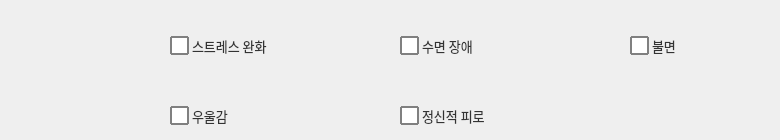
     <widget class="QWidget" name="tab_7">
      <attribute name="title">
       <string>수면/스트레스/정신</string>
      </attribute>
      <widget class="QCheckBox" name="checkBox_86">
       <property name="geometry">
        <rect>
         <x>400</x>
         <y>100</y>
         <width>141</width>
         <height>31</height>
        </rect>
       </property>
       <property name="font">
        <font>
         <family>Leelawadee UI</family>
         <pointsize>-1</pointsize>
        </font>
       </property>
       <property name="styleSheet">
        <string notr="true">QCheckBox 
{
    spacing: 3px; /* 체크박스와 텍스트 사이 간격 */
    font-size: 13px;
    color: #333;
}

QCheckBox::indicator {
    width: 15px;
    height: 15px;
    border: 1.5px solid gray;        /* 기본 테두리 색상 */
    background-color: white;       /* 기본 배경색 */
    border-radius: 1px; 		/*모서리 둥글게*/
}

QCheckBox::indicator:checked {
    background-color: white;       /* 체크된 후 바탕색 */
    border: 1.5px solid red;         /* 체크된 후 테두리 */
    image: url(C:/intel_training/Ai_supplement/pill.png); /* 체크 표시 이미지 (선택 사항) */
}


QCheckBox::indicator:hover
{
background-color : #E0F2F1;

}
</string>
       </property>
       <property name="text">
        <string>정신적 피로</string>
       </property>
       <property name="checkable">
        <bool>true</bool>
       </property>
       <property name="checked">
        <bool>false</bool>
       </property>
       <property name="autoRepeat">
        <bool>false</bool>
       </property>
      </widget>
      <widget class="QCheckBox" name="checkBox_87">
       <property name="geometry">
        <rect>
         <x>170</x>
         <y>30</y>
         <width>131</width>
         <height>31</height>
        </rect>
       </property>
       <property name="font">
        <font>
         <family>Leelawadee UI</family>
         <pointsize>-1</pointsize>
        </font>
       </property>
       <property name="styleSheet">
        <string notr="true">QCheckBox 
{
    spacing: 3px; /* 체크박스와 텍스트 사이 간격 */
    font-size: 13px;
    color: #333;
}

QCheckBox::indicator {
    width: 15px;
    height: 15px;
    border: 1.5px solid gray;        /* 기본 테두리 색상 */
    background-color: white;       /* 기본 배경색 */
    border-radius: 1px; 		/*모서리 둥글게*/
}

QCheckBox::indicator:checked {
    background-color: white;       /* 체크된 후 바탕색 */
    border: 1.5px solid red;         /* 체크된 후 테두리 */
    image: url(C:/intel_training/Ai_supplement/pill.png); /* 체크 표시 이미지 (선택 사항) */
}


QCheckBox::indicator:hover
{
background-color : #E0F2F1;

}
</string>
       </property>
       <property name="text">
        <string>스트레스 완화</string>
       </property>
       <property name="checkable">
        <bool>true</bool>
       </property>
       <property name="checked">
        <bool>false</bool>
       </property>
       <property name="autoRepeat">
        <bool>false</bool>
       </property>
      </widget>
      <widget class="QCheckBox" name="checkBox_89">
       <property name="geometry">
        <rect>
         <x>170</x>
         <y>100</y>
         <width>131</width>
         <height>31</height>
        </rect>
       </property>
       <property name="font">
        <font>
         <family>Leelawadee UI</family>
         <pointsize>-1</pointsize>
        </font>
       </property>
       <property name="styleSheet">
        <string notr="true">QCheckBox 
{
    spacing: 3px; /* 체크박스와 텍스트 사이 간격 */
    font-size: 13px;
    color: #333;
}

QCheckBox::indicator {
    width: 15px;
    height: 15px;
    border: 1.5px solid gray;        /* 기본 테두리 색상 */
    background-color: white;       /* 기본 배경색 */
    border-radius: 1px; 		/*모서리 둥글게*/
}

QCheckBox::indicator:checked {
    background-color: white;       /* 체크된 후 바탕색 */
    border: 1.5px solid red;         /* 체크된 후 테두리 */
    image: url(C:/intel_training/Ai_supplement/pill.png); /* 체크 표시 이미지 (선택 사항) */
}


QCheckBox::indicator:hover
{
background-color : #E0F2F1;

}
</string>
       </property>
       <property name="text">
        <string>우울감</string>
       </property>
       <property name="checkable">
        <bool>true</bool>
       </property>
       <property name="checked">
        <bool>false</bool>
       </property>
       <property name="autoRepeat">
        <bool>false</bool>
       </property>
      </widget>
      <widget class="QCheckBox" name="checkBox_91">
       <property name="geometry">
        <rect>
         <x>630</x>
         <y>30</y>
         <width>141</width>
         <height>31</height>
        </rect>
       </property>
       <property name="font">
        <font>
         <family>Leelawadee UI</family>
         <pointsize>-1</pointsize>
        </font>
       </property>
       <property name="styleSheet">
        <string notr="true">QCheckBox 
{
    spacing: 3px; /* 체크박스와 텍스트 사이 간격 */
    font-size: 13px;
    color: #333;
}

QCheckBox::indicator {
    width: 15px;
    height: 15px;
    border: 1.5px solid gray;        /* 기본 테두리 색상 */
    background-color: white;       /* 기본 배경색 */
    border-radius: 1px; 		/*모서리 둥글게*/
}

QCheckBox::indicator:checked {
    background-color: white;       /* 체크된 후 바탕색 */
    border: 1.5px solid red;         /* 체크된 후 테두리 */
    image: url(C:/intel_training/Ai_supplement/pill.png); /* 체크 표시 이미지 (선택 사항) */
}


QCheckBox::indicator:hover
{
background-color : #E0F2F1;

}
</string>
       </property>
       <property name="text">
        <string>불면</string>
       </property>
       <property name="checkable">
        <bool>true</bool>
       </property>
       <property name="checked">
        <bool>false</bool>
       </property>
       <property name="autoRepeat">
        <bool>false</bool>
       </property>
      </widget>
      <widget class="QCheckBox" name="checkBox_94">
       <property name="geometry">
        <rect>
         <x>400</x>
         <y>30</y>
         <width>141</width>
         <height>31</height>
        </rect>
       </property>
       <property name="font">
        <font>
         <family>Leelawadee UI</family>
         <pointsize>-1</pointsize>
        </font>
       </property>
       <property name="styleSheet">
        <string notr="true">QCheckBox 
{
    spacing: 3px; /* 체크박스와 텍스트 사이 간격 */
    font-size: 13px;
    color: #333;
}

QCheckBox::indicator {
    width: 15px;
    height: 15px;
    border: 1.5px solid gray;        /* 기본 테두리 색상 */
    background-color: white;       /* 기본 배경색 */
    border-radius: 1px; 		/*모서리 둥글게*/
}

QCheckBox::indicator:checked {
    background-color: white;       /* 체크된 후 바탕색 */
    border: 1.5px solid red;         /* 체크된 후 테두리 */
    image: url(C:/intel_training/Ai_supplement/pill.png); /* 체크 표시 이미지 (선택 사항) */
}


QCheckBox::indicator:hover
{
background-color : #E0F2F1;

}
</string>
       </property>
       <property name="text">
        <string>수면 장애</string>
       </property>
       <property name="checkable">
        <bool>true</bool>
       </property>
       <property name="checked">
        <bool>false</bool>
       </property>
       <property name="autoRepeat">
        <bool>false</bool>
       </property>
      </widget>
     </widget>
